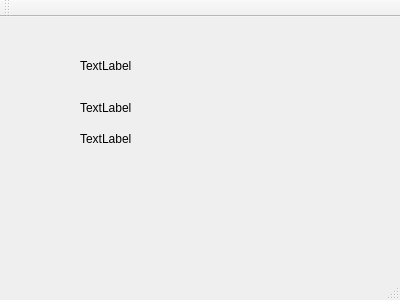
<?xml version="1.0" encoding="UTF-8"?>
<ui version="4.0">
 <class>MainWindow</class>
 <widget class="QMainWindow" name="MainWindow">
  <property name="geometry">
   <rect>
    <x>0</x>
    <y>0</y>
    <width>400</width>
    <height>300</height>
   </rect>
  </property>
  <property name="windowTitle">
   <string>MainWindow</string>
  </property>
  <widget class="QWidget" name="centralWidget">
   <widget class="QLabel" name="uboot">
    <property name="geometry">
     <rect>
      <x>80</x>
      <y>40</y>
      <width>281</width>
      <height>17</height>
     </rect>
    </property>
    <property name="text">
     <string>TextLabel</string>
    </property>
   </widget>
   <widget class="QLabel" name="kernel">
    <property name="geometry">
     <rect>
      <x>80</x>
      <y>70</y>
      <width>281</width>
      <height>41</height>
     </rect>
    </property>
    <property name="text">
     <string>TextLabel</string>
    </property>
   </widget>
   <widget class="QLabel" name="rootfs">
    <property name="geometry">
     <rect>
      <x>80</x>
      <y>106</y>
      <width>281</width>
      <height>31</height>
     </rect>
    </property>
    <property name="text">
     <string>TextLabel</string>
    </property>
   </widget>
  </widget>
  <widget class="QMenuBar" name="menuBar">
   <property name="geometry">
    <rect>
     <x>0</x>
     <y>0</y>
     <width>400</width>
     <height>28</height>
    </rect>
   </property>
  </widget>
  <widget class="QToolBar" name="mainToolBar">
   <attribute name="toolBarArea">
    <enum>TopToolBarArea</enum>
   </attribute>
   <attribute name="toolBarBreak">
    <bool>false</bool>
   </attribute>
  </widget>
  <widget class="QStatusBar" name="statusBar"/>
 </widget>
 <layoutdefault spacing="6" margin="11"/>
 <resources/>
 <connections/>
</ui>
